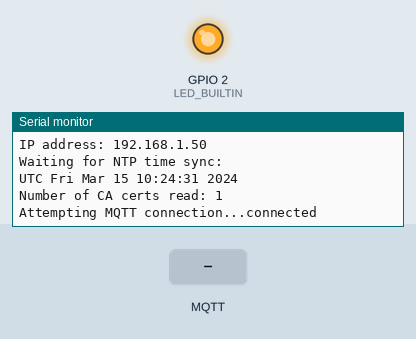
Simulated run of this sketch. Board: ESP8266 (NodeMCU). Shown: output pins drawn as LEDs (lit = HIGH, except the on-board LED, lit = LOW), the last lines printed to the serial monitor. Inputs (shaded band) come from the test bench. WiFi joins after 1.5 s; servers stay silent unless stated; the local clock reads 2024-03-15 10:24:30 at power-on unless the sketch sets it; storage starts empty; no MQTT or app messages arrive unless stated.

Above: at 2.7 s.
2.8 s: MQTT message "controlTopic" arrives on the first subscribed topic
At 3.3 s:
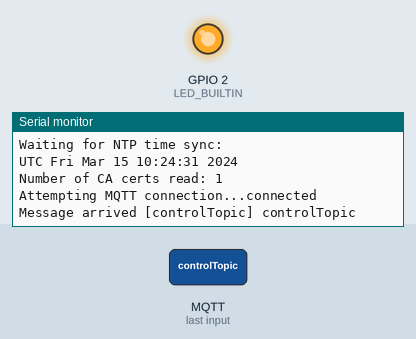
4.3 s: MQTT message "1" arrives on the first subscribed topic
At 5.5 s:
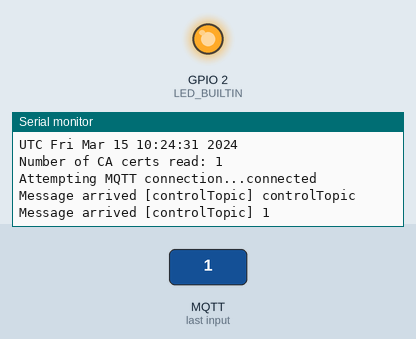
5.8 s: MQTT message "on" arrives on the first subscribed topic
At 6.7 s:
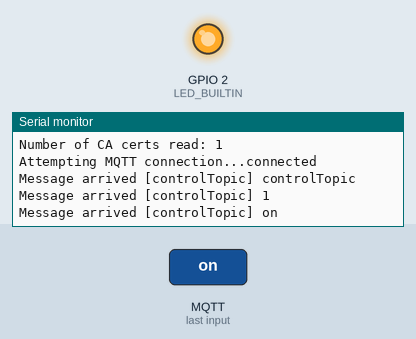

Measured:
- after the input at 2.8 s, the serial monitor: prints a new line at once (image 1)
- after the input at 4.3 s, the serial monitor: prints a new line at once (image 2)
- after the input at 5.8 s, the serial monitor: prints a new line at once (image 3)

The sketch:

workingui.ino
```cpp
//#include <ESP8266WiFi.h>
//#include <PubSubClient.h>
//#include <time.h>
//#include <TZ.h>
//#include <FS.h>
//#include <LittleFS.h>
//#include <CertStoreBearSSL.h>
//
//// Update these with values suitable for your network.
//const char* ssid = "185";  // SSID
//const char* password = "d9127b31ae";  // Password
//const char* mqtt_server = "b29ed685441749cd86432c8680b3fb1a.s2.eu.hivemq.cloud";
//
//// Random array of values
//float bellCurveValues[30] = {
//  0.004, 0.008, 0.014, 0.024, 0.039, 0.061, 0.092, 0.135, 0.192, 0.264,
//  0.353, 0.455, 0.566, 0.682, 0.796, 0.896, 0.974, 1.020, 1.030, 1.000,
//  0.932, 0.835, 0.716, 0.586, 0.454, 0.331, 0.225, 0.141, 0.078, 0.039
//};
//
//int currentIndex = 0;
//unsigned long lastPublishTime = 0;
//const unsigned long publishInterval = 3000; // 3 seconds
//
//BearSSL::CertStore certStore;
//WiFiClientSecure espClient;
//PubSubClient * client;
//#define MSG_BUFFER_SIZE (500)
//char msg[MSG_BUFFER_SIZE];
//bool start_experiment = false;
//unsigned long startTime = 0;
//
//void setup_wifi() {
//  delay(10);
//  Serial.println();
//  Serial.print("Connecting to WiFi...");
//  WiFi.mode(WIFI_STA);
//  WiFi.begin(ssid, password);
//
//  while (WiFi.status() != WL_CONNECTED) {
//    delay(500);
//    Serial.print(".");
//  }
//
//  randomSeed(micros());
//  Serial.println("WiFi connected");
//  Serial.print("IP address: ");
//  Serial.println(WiFi.localIP());
//}
//
//void setDateTime() {
//  configTime(TZ_Europe_Berlin, "pool.ntp.org", "time.nist.gov");
//  Serial.print("Waiting for NTP time sync: ");
//  time_t now = time(nullptr);
//  while (now < 8 * 3600 * 2) {
//    delay(100);
//    Serial.print(".");
//    now = time(nullptr);
//  }
//  Serial.println();
//  struct tm timeinfo;
//  gmtime_r(&now, &timeinfo);
//  Serial.printf("%s %s", tzname[0], asctime(&timeinfo));
//}
//
//void callback(char* topic, byte* payload, unsigned int length) {
//  Serial.print("Message arrived [");
//  Serial.print(topic);
//  Serial.print("] ");
//  for (int i = 0; i < length; i++) {
//    Serial.print((char)payload[i]);
//  }
//  Serial.println();
//
//  if (strcmp(topic, "controlTopic") == 0) {
//    if (strncmp((char*)payload, "start", length) == 0) {
//      start_experiment = true;
//      startTime = millis();
//      currentIndex = 0;
//      lastPublishTime = millis();
//      Serial.println("Started experiment");
//    }
//  }
//}
//
//void reconnect() {
//  while (!client->connected()) {
//    Serial.print("Attempting MQTT connection...");
//    String clientId = "ESP8266Client - MyClient";
//    if (client->connect(clientId.c_str(), "vadrev", "Qwerty@123")) {
//      Serial.println("connected");
//      client->subscribe("controlTopic");  // Subscribe to controlTopic
//    } else {
//      Serial.print("failed, rc=");
//      Serial.print(client->state());
//      Serial.println(" try again in 5 seconds");
//      delay(5000);
//    }
//  }
//}
//
//void setup() {
//  Serial.begin(9600);
//  LittleFS.begin();
//  setup_wifi();
//  setDateTime();
//  pinMode(LED_BUILTIN, OUTPUT);
//
//
//
//  int numCerts = certStore.initCertStore(LittleFS, PSTR("/certs.idx"), PSTR("/certs.ar"));
//  Serial.printf("Number of CA certs read: %d\n", numCerts);
//  if (numCerts == 0) {
//    Serial.printf("No certs found. Did you run certs-from-mozilla.py and upload the LittleFS directory before running?\n");
//    return;
//  }
//
//  BearSSL::WiFiClientSecure *bear = new BearSSL::WiFiClientSecure();
//  bear->setCertStore(&certStore);
//
//  client = new PubSubClient(*bear);
//
//  client->setServer(mqtt_server, 8883);
//  client->setCallback(callback);
//}
//
//void loop() {
//  if (!client->connected()) {
//    reconnect();
//  }
//  client->loop();
//
//  if (client->connected() && start_experiment) {
//
//    digitalWrite(LED_BUILTIN, HIGH);
//    unsigned long now = millis();
//    if (now - lastPublishTime >= publishInterval) {
//      snprintf(msg, MSG_BUFFER_SIZE, "Value: %f", bellCurveValues[currentIndex]);
//      Serial.print("Publishing value: ");
//      Serial.println(msg);
//      client->publish("experiment", msg);
//      digitalWrite(LED_BUILTIN, LOW);
//
//      currentIndex++;
//      if (currentIndex >= 30) {
//        digitalWrite(LED_BUILTIN, HIGH);
//        currentIndex = 0; // Reset index or stop experiment based on your requirement
//        start_experiment = false;
//        Serial.println("Experiment finished");
//      }
//      lastPublishTime = now;
//    }
//  }
//}


#include <ESP8266WiFi.h>
#include <PubSubClient.h>
#include <time.h>
#include <TZ.h>
#include <FS.h>
#include <LittleFS.h>
#include <CertStoreBearSSL.h>

// Update these with values suitable for your network.
const char* ssid = "185";  // SSID
const char* password = "d9127b31ae";  // Password
const char* mqtt_server = "b29ed685441749cd86432c8680b3fb1a.s2.eu.hivemq.cloud";

// Random array of values
float bellCurveValues[30] = {
  0.004, 0.008, 0.014, 0.024, 0.039, 0.061, 0.092, 0.135, 0.192, 0.264,
  0.353, 0.455, 0.566, 0.682, 0.796, 0.896, 0.974, 1.020, 1.030, 1.000,
  0.932, 0.835, 0.716, 0.586, 0.454, 0.331, 0.225, 0.141, 0.078, 0.039
};

int currentIndex = 0;
unsigned long lastPublishTime = 0;
const unsigned long publishInterval = 3000; // 3 seconds

BearSSL::CertStore certStore;
WiFiClientSecure espClient;
PubSubClient *client;
#define MSG_BUFFER_SIZE (500)
char msg[MSG_BUFFER_SIZE];
bool start_experiment = false;
unsigned long startTime = 0;

void setup_wifi() {
  delay(10);
  Serial.println();
  Serial.print("Connecting to WiFi...");
  WiFi.mode(WIFI_STA);
  WiFi.begin(ssid, password);

  while (WiFi.status() != WL_CONNECTED) {
    delay(500);
    Serial.print(".");
  }

  randomSeed(micros());
  Serial.println("WiFi connected");
  Serial.print("IP address: ");
  Serial.println(WiFi.localIP());
}

void setDateTime() {
  configTime(TZ_Europe_Berlin, "pool.ntp.org", "time.nist.gov");
  Serial.print("Waiting for NTP time sync: ");
  time_t now = time(nullptr);
  while (now < 8 * 3600 * 2) {
    delay(100);
    Serial.print(".");
    now = time(nullptr);
  }
  Serial.println();
  struct tm timeinfo;
  gmtime_r(&now, &timeinfo);
  Serial.printf("%s %s", tzname[0], asctime(&timeinfo));
}

void callback(char* topic, byte* payload, unsigned int length) {
  Serial.print("Message arrived [");
  Serial.print(topic);
  Serial.print("] ");
  for (int i = 0; i < length; i++) {
    Serial.print((char)payload[i]);
  }
  Serial.println();

  if (strcmp(topic, "controlTopic") == 0) {
    if (strncmp((char*)payload, "start", length) == 0) {
      start_experiment = true;
      startTime = millis();
      currentIndex = 0;
      lastPublishTime = millis();
      Serial.println("Started experiment");
    }
  }
}

void reconnect() {
  while (!client->connected()) {
    Serial.print("Attempting MQTT connection...");
    String clientId = "ESP8266Client - MyClient";
    if (client->connect(clientId.c_str(), "vadrev", "Qwerty@123")) {
      Serial.println("connected");
      client->subscribe("controlTopic");  // Subscribe to controlTopic
    } else {
      Serial.print("failed, rc=");
      Serial.print(client->state());
      Serial.println(" try again in 5 seconds");
      delay(5000);
    }
  }
}

void setup() {
  Serial.begin(9600);
  LittleFS.begin();
  setup_wifi();
  setDateTime();
  pinMode(LED_BUILTIN, OUTPUT);

  int numCerts = certStore.initCertStore(LittleFS, PSTR("/certs.idx"), PSTR("/certs.ar"));
  Serial.printf("Number of CA certs read: %d\n", numCerts);
  if (numCerts == 0) {
    Serial.printf("No certs found. Did you run certs-from-mozilla.py and upload the LittleFS directory before running?\n");
    return;
  }

  BearSSL::WiFiClientSecure *bear = new BearSSL::WiFiClientSecure();
  bear->setCertStore(&certStore);

  client = new PubSubClient(*bear);

  client->setServer(mqtt_server, 8883);
  client->setCallback(callback);
}

void loop() {
  if (!client->connected()) {
    reconnect();
  }
  client->loop();

  if (client->connected() && start_experiment) {
    unsigned long now = millis();
    if (now - lastPublishTime >= publishInterval) {
      snprintf(msg, MSG_BUFFER_SIZE, "Value: %f", bellCurveValues[currentIndex]);
      Serial.print("Publishing value: ");
      Serial.println(msg);
      client->publish("experiment", msg);

      digitalWrite(LED_BUILTIN, LOW); // Turn on the LED
      delay(100); // Keep the LED on for 100 milliseconds
      digitalWrite(LED_BUILTIN, HIGH); // Turn off the LED

      currentIndex++;
      if (currentIndex >= 30) {
        currentIndex = 0; // Reset index or stop experiment based on your requirement
        start_experiment = false;
        Serial.println("Experiment finished");
      }
      lastPublishTime = now;
    }
  }
}
```
